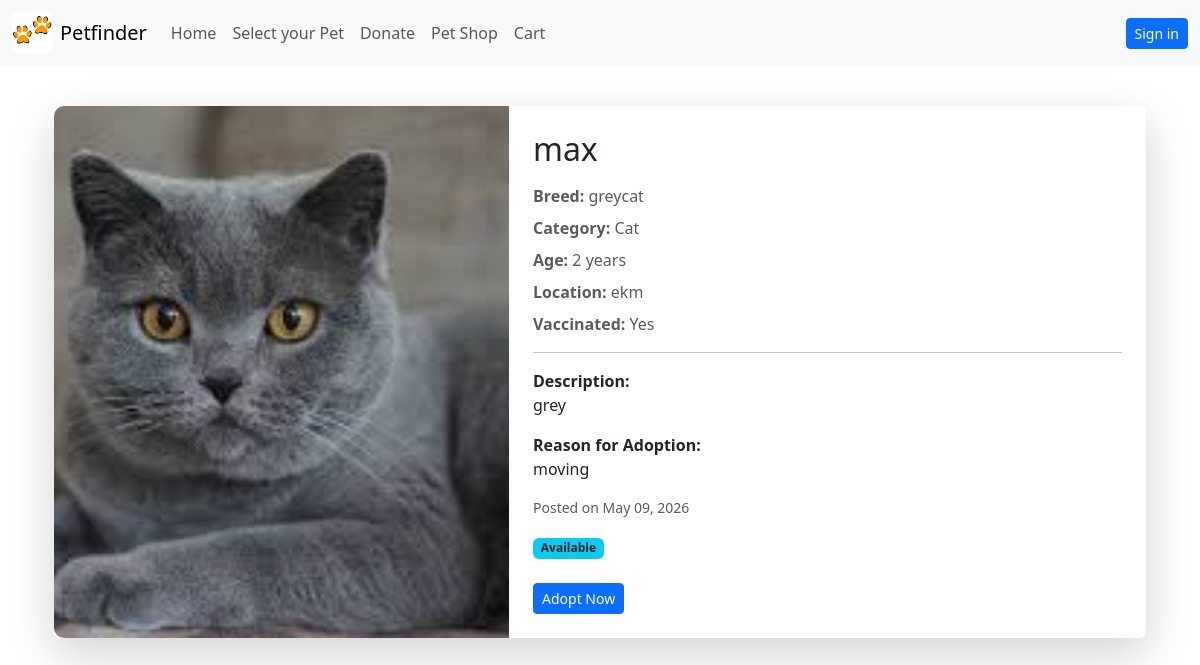
The page /pets/petselect/6 on the database as committed earlier.
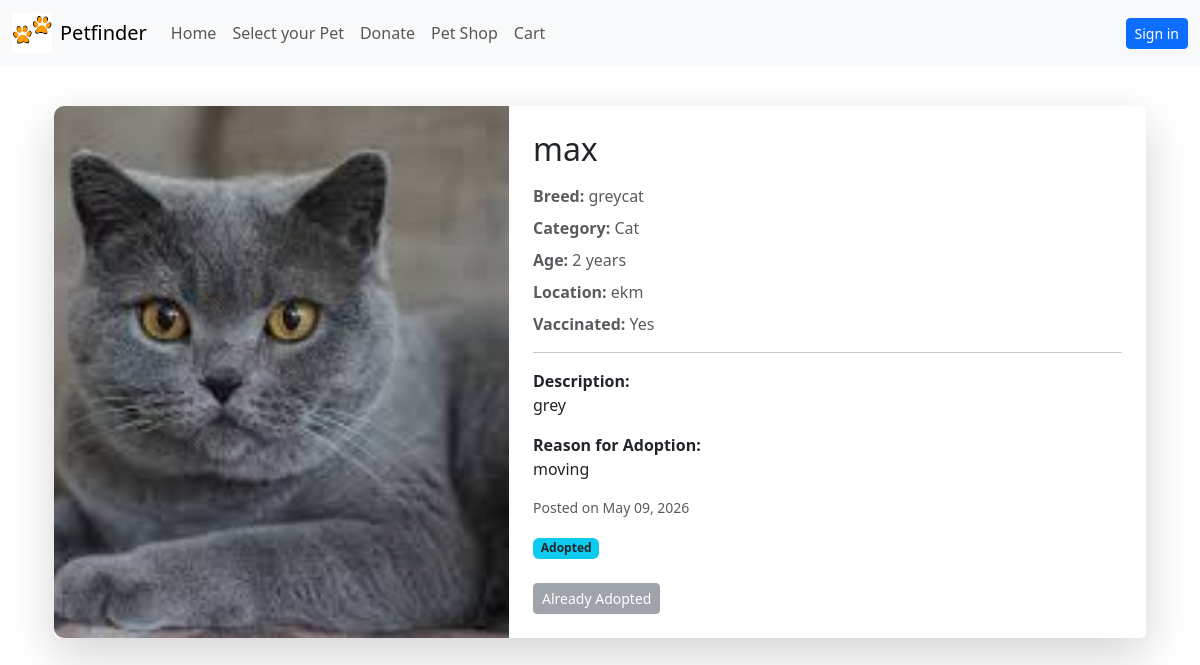
The same page on the database as committed later.
### petoperation/models.py (models this page shows, shortened)
class Pet(models.Model):
    pet_name=models.CharField(max_length=30)
    pet_img=models.ImageField(upload_to='don_petimg')
    pet_cat=models.ForeignKey(Category,on_delete=models.CASCADE)
    pet_breed=models.ForeignKey(Breed,on_delete=models.CASCADE)
    pet_age=models.IntegerField()
    price=models.FloatField(blank=True,null=True)
    pet_location=models.CharField(max_length=50)
    pet_vaccinated=models.BooleanField(default=False)
    pet_desc=models.TextField()
    pet_reason=models.CharField(max_length=100)
    posted_date=models.DateTimeField(auto_now_add=True)
    status=models.CharField(max_length=50,choices=(('available','Available'),('adopted','Adopted')),
                            default='available')
    user=models.ForeignKey(CustomUser,on_delete=models.CASCADE)

class Breed(models.Model):
    cat=models.ForeignKey(Category,on_delete=models.CASCADE)
    breed_name=models.CharField(max_length=30)

class Category(models.Model):
    name=models.CharField(max_length=50)
    image=models.ImageField(upload_to='petcategory')

### petoperation/views.py (the view)
# urls.py: path('petselect/<int:id>',view_allpet,name="view_allpet"),
def view_allpet(request,id):
   pet_selected=get_object_or_404(Pet,id=id)
   return render(request,'pet_selected.html',{'pet_selected':pet_selected})

### Templates/pet_selected.html
{% extends 'base.html' %}
{% block content %}
<div class="container py-4">
  <div class="card shadow-lg border-0">
    <div class="row g-0">
      <div class="col-md-5">
        <img src="{{ pet_selected.pet_img.url }}"
             class="img-fluid h-100 w-100"
             style="object-fit: cover; border-radius: 10px 0 0 10px;"
             alt="{{ pet_selected.pet_name }}">
      </div>
      <div class="col-md-7">
        <div class="card-body p-4">
          <h2 class="card-title mb-3">
            {{ pet_selected.pet_name }}
          </h2>
          <p class="text-muted mb-2">
            <strong>Breed:</strong> {{ pet_selected.pet_breed.breed_name }}
          </p>
          <p class="text-muted mb-2">
            <strong>Category:</strong> {{ pet_selected.pet_cat.name }}
          </p>
          <p class="text-muted mb-2">
            <strong>Age:</strong> {{ pet_selected.pet_age }} years
          </p>
          <p class="text-muted mb-2">
            <strong>Location:</strong> {{ pet_selected.pet_location }}
          </p>
          <p class="text-muted mb-2">
            <strong>Vaccinated:</strong> {{ pet_selected.pet_vaccinated|yesno:"Yes,No" }}
          </p>
          <hr>
          <p>
            <strong>Description:</strong><br>
            {{ pet_selected.pet_desc }}
          </p>
          <p>
            <strong>Reason for Adoption:</strong><br>
            {{ pet_selected.pet_reason }}
          </p>
          <p class="text-muted small">
            Posted on {{ pet_selected.posted_date|date:"F d, Y" }}
          </p>
          <div class="mt-3">
            <span class="badge bg-info text-dark mb-3">
              {{ pet_selected.status|capfirst }}
            </span>
            <div class="mt-2">
              {% if pet_selected.status == 'adopted' %}
                <button class="btn btn-secondary btn-sm" disabled>
                  Already Adopted
                </button>
              {% else %}
                <a href="{% url 'petoperation:pet_booking' pet_selected.id %}"
                   class="btn btn-primary btn-sm">
                  Adopt Now
                </a>
              {% endif %}
            </div>
          </div>
        </div>
      </div>
    </div>
  </div>
</div>
{% endblock %}

Rows that differ between the two databases and show on the page:
changed Pet "max": status "Available" → "Adopted"
Other text that changed with them:
text no longer shown: "Adopt Now"
text now shown: "Already Adopted"
